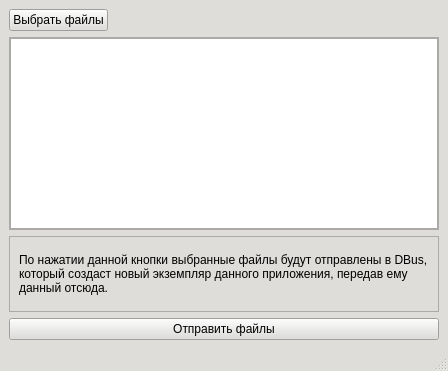
<?xml version="1.0" encoding="UTF-8"?>
<ui version="4.0">
 <class>MainWindow</class>
 <widget class="QMainWindow" name="MainWindow">
  <property name="geometry">
   <rect>
    <x>0</x>
    <y>0</y>
    <width>448</width>
    <height>371</height>
   </rect>
  </property>
  <property name="palette">
   <palette>
    <active>
     <colorrole role="WindowText">
      <brush brushstyle="SolidPattern">
       <color alpha="255">
        <red>0</red>
        <green>0</green>
        <blue>0</blue>
       </color>
      </brush>
     </colorrole>
     <colorrole role="Button">
      <brush brushstyle="SolidPattern">
       <color alpha="255">
        <red>222</red>
        <green>221</green>
        <blue>218</blue>
       </color>
      </brush>
     </colorrole>
     <colorrole role="Light">
      <brush brushstyle="SolidPattern">
       <color alpha="255">
        <red>255</red>
        <green>255</green>
        <blue>255</blue>
       </color>
      </brush>
     </colorrole>
     <colorrole role="Midlight">
      <brush brushstyle="SolidPattern">
       <color alpha="255">
        <red>238</red>
        <green>238</green>
        <blue>236</blue>
       </color>
      </brush>
     </colorrole>
     <colorrole role="Dark">
      <brush brushstyle="SolidPattern">
       <color alpha="255">
        <red>111</red>
        <green>110</green>
        <blue>109</blue>
       </color>
      </brush>
     </colorrole>
     <colorrole role="Mid">
      <brush brushstyle="SolidPattern">
       <color alpha="255">
        <red>148</red>
        <green>147</green>
        <blue>145</blue>
       </color>
      </brush>
     </colorrole>
     <colorrole role="Text">
      <brush brushstyle="SolidPattern">
       <color alpha="255">
        <red>0</red>
        <green>0</green>
        <blue>0</blue>
       </color>
      </brush>
     </colorrole>
     <colorrole role="BrightText">
      <brush brushstyle="SolidPattern">
       <color alpha="255">
        <red>255</red>
        <green>255</green>
        <blue>255</blue>
       </color>
      </brush>
     </colorrole>
     <colorrole role="ButtonText">
      <brush brushstyle="SolidPattern">
       <color alpha="255">
        <red>0</red>
        <green>0</green>
        <blue>0</blue>
       </color>
      </brush>
     </colorrole>
     <colorrole role="Base">
      <brush brushstyle="SolidPattern">
       <color alpha="255">
        <red>255</red>
        <green>255</green>
        <blue>255</blue>
       </color>
      </brush>
     </colorrole>
     <colorrole role="Window">
      <brush brushstyle="SolidPattern">
       <color alpha="255">
        <red>222</red>
        <green>221</green>
        <blue>218</blue>
       </color>
      </brush>
     </colorrole>
     <colorrole role="Shadow">
      <brush brushstyle="SolidPattern">
       <color alpha="255">
        <red>0</red>
        <green>0</green>
        <blue>0</blue>
       </color>
      </brush>
     </colorrole>
     <colorrole role="AlternateBase">
      <brush brushstyle="SolidPattern">
       <color alpha="255">
        <red>238</red>
        <green>238</green>
        <blue>236</blue>
       </color>
      </brush>
     </colorrole>
     <colorrole role="ToolTipBase">
      <brush brushstyle="SolidPattern">
       <color alpha="255">
        <red>255</red>
        <green>255</green>
        <blue>220</blue>
       </color>
      </brush>
     </colorrole>
     <colorrole role="ToolTipText">
      <brush brushstyle="SolidPattern">
       <color alpha="255">
        <red>0</red>
        <green>0</green>
        <blue>0</blue>
       </color>
      </brush>
     </colorrole>
     <colorrole role="PlaceholderText">
      <brush brushstyle="SolidPattern">
       <color alpha="127">
        <red>0</red>
        <green>0</green>
        <blue>0</blue>
       </color>
      </brush>
     </colorrole>
     <colorrole role="Accent">
      <brush brushstyle="SolidPattern">
       <color alpha="255">
        <red>255</red>
        <green>255</green>
        <blue>255</blue>
       </color>
      </brush>
     </colorrole>
    </active>
    <inactive>
     <colorrole role="WindowText">
      <brush brushstyle="SolidPattern">
       <color alpha="255">
        <red>0</red>
        <green>0</green>
        <blue>0</blue>
       </color>
      </brush>
     </colorrole>
     <colorrole role="Button">
      <brush brushstyle="SolidPattern">
       <color alpha="255">
        <red>222</red>
        <green>221</green>
        <blue>218</blue>
       </color>
      </brush>
     </colorrole>
     <colorrole role="Light">
      <brush brushstyle="SolidPattern">
       <color alpha="255">
        <red>255</red>
        <green>255</green>
        <blue>255</blue>
       </color>
      </brush>
     </colorrole>
     <colorrole role="Midlight">
      <brush brushstyle="SolidPattern">
       <color alpha="255">
        <red>238</red>
        <green>238</green>
        <blue>236</blue>
       </color>
      </brush>
     </colorrole>
     <colorrole role="Dark">
      <brush brushstyle="SolidPattern">
       <color alpha="255">
        <red>111</red>
        <green>110</green>
        <blue>109</blue>
       </color>
      </brush>
     </colorrole>
     <colorrole role="Mid">
      <brush brushstyle="SolidPattern">
       <color alpha="255">
        <red>148</red>
        <green>147</green>
        <blue>145</blue>
       </color>
      </brush>
     </colorrole>
     <colorrole role="Text">
      <brush brushstyle="SolidPattern">
       <color alpha="255">
        <red>0</red>
        <green>0</green>
        <blue>0</blue>
       </color>
      </brush>
     </colorrole>
     <colorrole role="BrightText">
      <brush brushstyle="SolidPattern">
       <color alpha="255">
        <red>255</red>
        <green>255</green>
        <blue>255</blue>
       </color>
      </brush>
     </colorrole>
     <colorrole role="ButtonText">
      <brush brushstyle="SolidPattern">
       <color alpha="255">
        <red>0</red>
        <green>0</green>
        <blue>0</blue>
       </color>
      </brush>
     </colorrole>
     <colorrole role="Base">
      <brush brushstyle="SolidPattern">
       <color alpha="255">
        <red>255</red>
        <green>255</green>
        <blue>255</blue>
       </color>
      </brush>
     </colorrole>
     <colorrole role="Window">
      <brush brushstyle="SolidPattern">
       <color alpha="255">
        <red>222</red>
        <green>221</green>
        <blue>218</blue>
       </color>
      </brush>
     </colorrole>
     <colorrole role="Shadow">
      <brush brushstyle="SolidPattern">
       <color alpha="255">
        <red>0</red>
        <green>0</green>
        <blue>0</blue>
       </color>
      </brush>
     </colorrole>
     <colorrole role="AlternateBase">
      <brush brushstyle="SolidPattern">
       <color alpha="255">
        <red>238</red>
        <green>238</green>
        <blue>236</blue>
       </color>
      </brush>
     </colorrole>
     <colorrole role="ToolTipBase">
      <brush brushstyle="SolidPattern">
       <color alpha="255">
        <red>255</red>
        <green>255</green>
        <blue>220</blue>
       </color>
      </brush>
     </colorrole>
     <colorrole role="ToolTipText">
      <brush brushstyle="SolidPattern">
       <color alpha="255">
        <red>0</red>
        <green>0</green>
        <blue>0</blue>
       </color>
      </brush>
     </colorrole>
     <colorrole role="PlaceholderText">
      <brush brushstyle="SolidPattern">
       <color alpha="127">
        <red>0</red>
        <green>0</green>
        <blue>0</blue>
       </color>
      </brush>
     </colorrole>
     <colorrole role="Accent">
      <brush brushstyle="SolidPattern">
       <color alpha="255">
        <red>255</red>
        <green>255</green>
        <blue>255</blue>
       </color>
      </brush>
     </colorrole>
    </inactive>
    <disabled>
     <colorrole role="WindowText">
      <brush brushstyle="SolidPattern">
       <color alpha="255">
        <red>111</red>
        <green>110</green>
        <blue>109</blue>
       </color>
      </brush>
     </colorrole>
     <colorrole role="Button">
      <brush brushstyle="SolidPattern">
       <color alpha="255">
        <red>222</red>
        <green>221</green>
        <blue>218</blue>
       </color>
      </brush>
     </colorrole>
     <colorrole role="Light">
      <brush brushstyle="SolidPattern">
       <color alpha="255">
        <red>255</red>
        <green>255</green>
        <blue>255</blue>
       </color>
      </brush>
     </colorrole>
     <colorrole role="Midlight">
      <brush brushstyle="SolidPattern">
       <color alpha="255">
        <red>238</red>
        <green>238</green>
        <blue>236</blue>
       </color>
      </brush>
     </colorrole>
     <colorrole role="Dark">
      <brush brushstyle="SolidPattern">
       <color alpha="255">
        <red>111</red>
        <green>110</green>
        <blue>109</blue>
       </color>
      </brush>
     </colorrole>
     <colorrole role="Mid">
      <brush brushstyle="SolidPattern">
       <color alpha="255">
        <red>148</red>
        <green>147</green>
        <blue>145</blue>
       </color>
      </brush>
     </colorrole>
     <colorrole role="Text">
      <brush brushstyle="SolidPattern">
       <color alpha="255">
        <red>111</red>
        <green>110</green>
        <blue>109</blue>
       </color>
      </brush>
     </colorrole>
     <colorrole role="BrightText">
      <brush brushstyle="SolidPattern">
       <color alpha="255">
        <red>255</red>
        <green>255</green>
        <blue>255</blue>
       </color>
      </brush>
     </colorrole>
     <colorrole role="ButtonText">
      <brush brushstyle="SolidPattern">
       <color alpha="255">
        <red>111</red>
        <green>110</green>
        <blue>109</blue>
       </color>
      </brush>
     </colorrole>
     <colorrole role="Base">
      <brush brushstyle="SolidPattern">
       <color alpha="255">
        <red>222</red>
        <green>221</green>
        <blue>218</blue>
       </color>
      </brush>
     </colorrole>
     <colorrole role="Window">
      <brush brushstyle="SolidPattern">
       <color alpha="255">
        <red>222</red>
        <green>221</green>
        <blue>218</blue>
       </color>
      </brush>
     </colorrole>
     <colorrole role="Shadow">
      <brush brushstyle="SolidPattern">
       <color alpha="255">
        <red>0</red>
        <green>0</green>
        <blue>0</blue>
       </color>
      </brush>
     </colorrole>
     <colorrole role="AlternateBase">
      <brush brushstyle="SolidPattern">
       <color alpha="255">
        <red>222</red>
        <green>221</green>
        <blue>218</blue>
       </color>
      </brush>
     </colorrole>
     <colorrole role="ToolTipBase">
      <brush brushstyle="SolidPattern">
       <color alpha="255">
        <red>255</red>
        <green>255</green>
        <blue>220</blue>
       </color>
      </brush>
     </colorrole>
     <colorrole role="ToolTipText">
      <brush brushstyle="SolidPattern">
       <color alpha="255">
        <red>0</red>
        <green>0</green>
        <blue>0</blue>
       </color>
      </brush>
     </colorrole>
     <colorrole role="PlaceholderText">
      <brush brushstyle="SolidPattern">
       <color alpha="127">
        <red>111</red>
        <green>110</green>
        <blue>109</blue>
       </color>
      </brush>
     </colorrole>
     <colorrole role="Accent">
      <brush brushstyle="SolidPattern">
       <color alpha="255">
        <red>255</red>
        <green>255</green>
        <blue>255</blue>
       </color>
      </brush>
     </colorrole>
    </disabled>
   </palette>
  </property>
  <property name="windowTitle">
   <string>Main Window</string>
  </property>
  <widget class="QWidget" name="centralwidget">
   <layout class="QVBoxLayout" name="verticalLayout">
    <item>
     <layout class="QHBoxLayout" name="horizontalLayout">
      <item>
       <widget class="QPushButton" name="selectFilesButton">
        <property name="text">
         <string>Выбрать файлы</string>
        </property>
       </widget>
      </item>
      <item>
       <spacer name="horizontalSpacer">
        <property name="orientation">
         <enum>Qt::Horizontal</enum>
        </property>
        <property name="sizeHint" stdset="0">
         <size>
          <width>40</width>
          <height>20</height>
         </size>
        </property>
       </spacer>
      </item>
     </layout>
    </item>
    <item>
     <widget class="QScrollArea" name="scrollArea_2">
      <property name="widgetResizable">
       <bool>true</bool>
      </property>
      <widget class="QWidget" name="scrollAreaWidgetContents_4">
       <property name="geometry">
        <rect>
         <x>0</x>
         <y>0</y>
         <width>428</width>
         <height>133</height>
        </rect>
       </property>
       <layout class="QVBoxLayout" name="verticalLayout_4">
        <property name="leftMargin">
         <number>0</number>
        </property>
        <property name="topMargin">
         <number>0</number>
        </property>
        <property name="rightMargin">
         <number>0</number>
        </property>
        <property name="bottomMargin">
         <number>0</number>
        </property>
        <item>
         <widget class="QListView" name="selectedFiles"/>
        </item>
       </layout>
      </widget>
     </widget>
    </item>
    <item>
     <layout class="QHBoxLayout" name="horizontalLayout_4">
      <item>
       <layout class="QVBoxLayout" name="verticalLayout_2">
        <item>
         <widget class="QScrollArea" name="scrollArea">
          <property name="widgetResizable">
           <bool>true</bool>
          </property>
          <widget class="QWidget" name="scrollAreaWidgetContents_3">
           <property name="geometry">
            <rect>
             <x>0</x>
             <y>0</y>
             <width>424</width>
             <height>98</height>
            </rect>
           </property>
           <layout class="QVBoxLayout" name="verticalLayout_3">
            <item>
             <widget class="QLabel" name="label">
              <property name="text">
               <string>По нажатии данной кнопки выбранные файлы будут отправлены в DBus, который создаст новый экземпляр данного приложения, передав ему данный отсюда.</string>
              </property>
              <property name="textFormat">
               <enum>Qt::PlainText</enum>
              </property>
              <property name="wordWrap">
               <bool>true</bool>
              </property>
             </widget>
            </item>
           </layout>
          </widget>
         </widget>
        </item>
        <item>
         <widget class="QPushButton" name="sendFilesButton">
          <property name="text">
           <string>Отправить файлы</string>
          </property>
         </widget>
        </item>
       </layout>
      </item>
     </layout>
    </item>
   </layout>
  </widget>
  <widget class="QMenuBar" name="menubar">
   <property name="geometry">
    <rect>
     <x>0</x>
     <y>0</y>
     <width>448</width>
     <height>22</height>
    </rect>
   </property>
  </widget>
  <widget class="QStatusBar" name="statusbar"/>
 </widget>
 <resources/>
 <connections/>
</ui>
